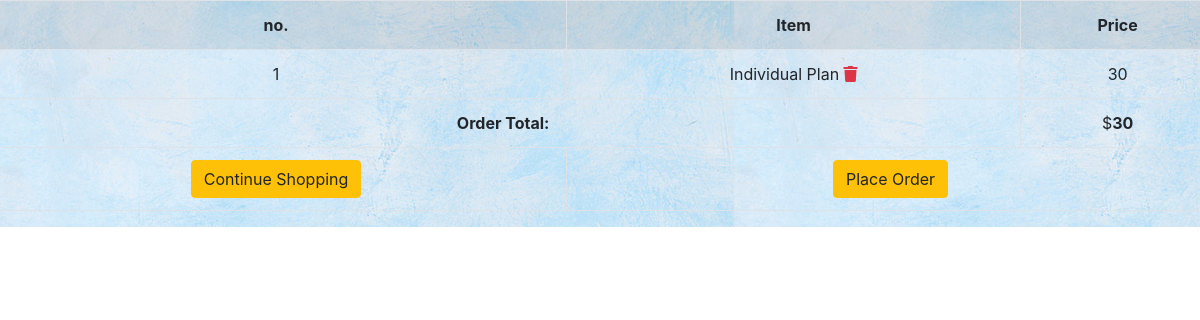
Page /order_summary/ (signed in) on the committed database.
### myapp/models.py (models this page shows, shortened)
class OrderItem(models.Model):
    product = models.OneToOneField(Product, on_delete=models.SET_NULL, null=True)
    is_ordered = models.BooleanField(default=False)
    date_added = models.DateTimeField(auto_now=True)
    date_ordered = models.DateTimeField(null=True)

class Product(models.Model):
    name = models.CharField(max_length=120)
    product_img = models.ImageField(upload_to='pics')
    little_description = models.CharField(max_length=600)
    price = models.IntegerField()

class Order(models.Model):
    ref_code = models.CharField(max_length=15)
    owner = models.ForeignKey(Profile, on_delete=models.SET_NULL, null=True)
    is_ordered = models.BooleanField(default=False)
    items = models.ManyToManyField(OrderItem)
    date_ordered = models.DateTimeField(auto_now=True)
    def get_cart_items(self):
        return self.items.all()
    def get_cart_total(self):
        return sum([item.product.price for item in self.items.all()])

### myapp/views.py (the view)
# urls.py: path('order_summary/',user_views.order_details,name='order_summary'),
@login_required()
def order_details(request, **kwargs):
    existing_order = get_user_pending_order(request)
    context = {
        'order': existing_order
    }
    return render(request, 'myapp/order_summary.html', context)

### myapp/views.py (called while the page is built)
def get_user_pending_order(request):
    user_profile = get_object_or_404(Profile, user=request.user)
    order = Order.objects.filter(owner=user_profile, is_ordered=False)
    if order.exists():
        return order[0]
    return 0

### template/myapp/order_summary.html (shortened to what this page needs)
<!DOCTYPE html>
{%load static%}
<head>
  <link href="https://stackpath.bootstrapcdn.com/bootstrap/4.1.1/css/bootstrap.min.css" rel="stylesheet">
  <link rel="stylesheet" href="https://use.fontawesome.com/releases/v5.0.13/css/all.css">
</head>
<body id="page-top" style="background-img: url({% static '../static/assets/img/menupage.jpg' %});">
<header  style="background-image: url({% static '../static/assets/img/lightblue.jpg' %});" >
{% block content %}
 <section>
   <div class="row">
    <table class="table table-hover table-bordered text-center">
      <tr class="text-center">
        <th>no.</th>
        <th>Item</th>
        <th>Price</th>
      </tr>
      {% for item in order.get_cart_items %}
        <tr>
          <td>{{ forloop.counter }}</td>
          <td>
            {{ item.product.name }}
            <span class="pull-right">
              <a href="{% url 'delete_item' item.id %}" data-balloon="remove this item from cart" class="text-danger" onclick="return confirm_delete();">
                <i class="fas fa-trash"></i>
              </a>
            </span>
          </td>
          <td>{{ item.product.price }}</td>
        </tr>
      {% empty %}
        <tr>
          <td colspan= 3> You have not added any items yet.</td>
        </tr>
      {% endfor %}
      <tr>
        {% if order.get_cart_total != None %}
        <td colspan=2>
          <strong class="pull-right">Order Total:</strong>
        </td>
        <td colspan= 1>
          $<strong>{{ order.get_cart_total }}</strong>
        </td>
        {% endif %}
      </tr>
      <tr>
        <td colspan=1 >
          <a href="{% url 'product-list' %}" class="btn btn-warning pull-left">
            {% if order %}Continue Shopping{% else %}Add Items to Cart {% endif %}
          </a>
        </td>
        <td colspan=2>
          {% if order.get_cart_items %}
          <a href="{% url 'checkout' %}" class="btn btn-warning pull-left">Place Order
          {% endif %}
        </td>
      </tr>
    </table>
   </div>
 </section>
{% endblock %}
</body>
</html>

### rows in the picture
OrderItem: product.name "Individual Plan", product.price "30"
Order: get_cart_total "30"
